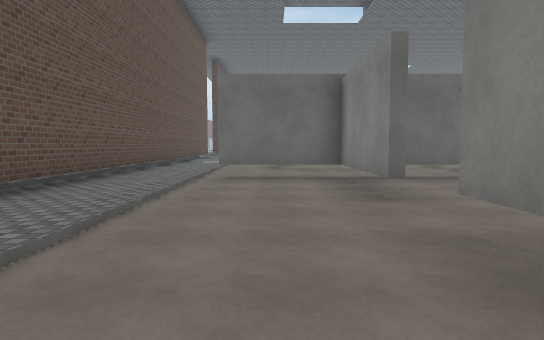
View 1 (above)

24 first-person views from a walk through a 3-D level made in the Unity game engine. The camera is 1.4 m above the floor, tilts 4° down and sees 75° across. The floor is counted in squares, 2 m on a side. Each view is taken from the middle of a square. On the plan, view 1 faces up. The plan holds only what a view shows up to about 11 squares ahead; the rest is blank. The place goes on beyond the plan. The player is left out. Surface patterns are stand-ins for the level's own textures.

View 2
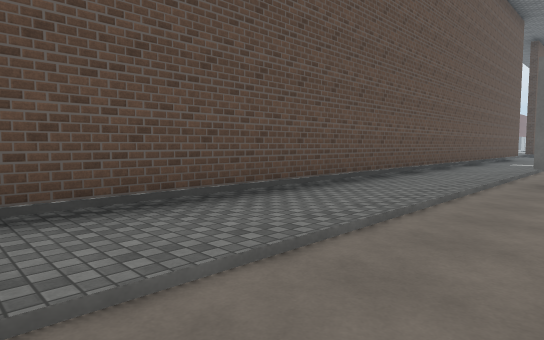

View 3
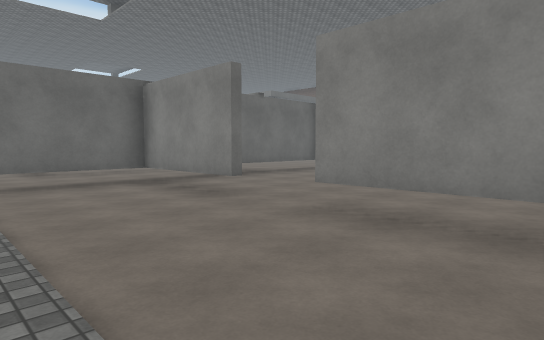

View 4
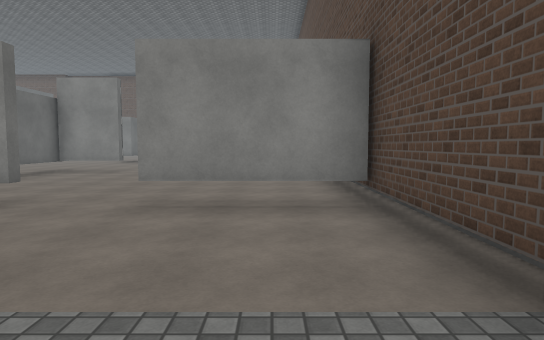

View 5
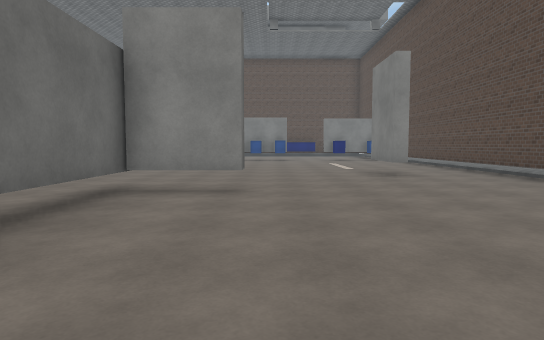

View 6
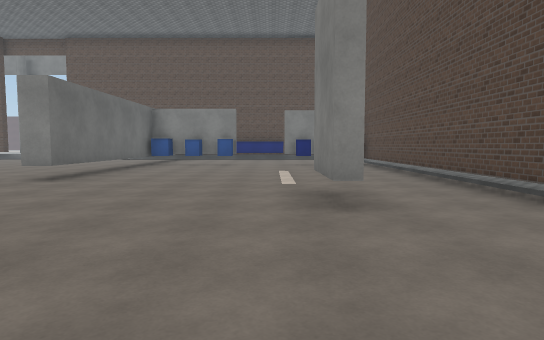

View 7
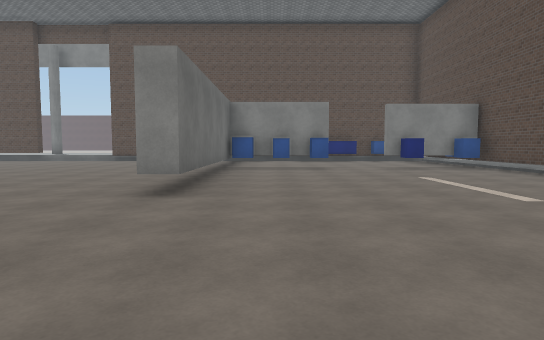

View 8
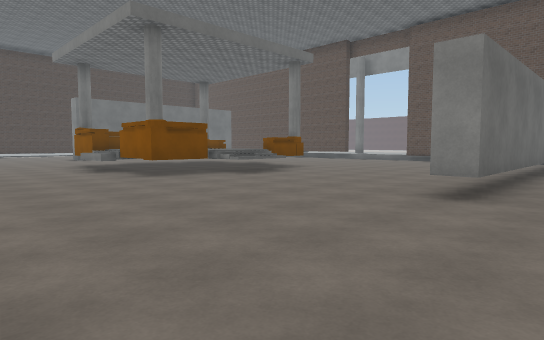

View 9
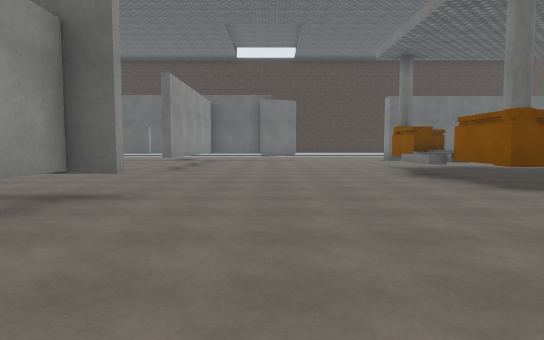

View 10
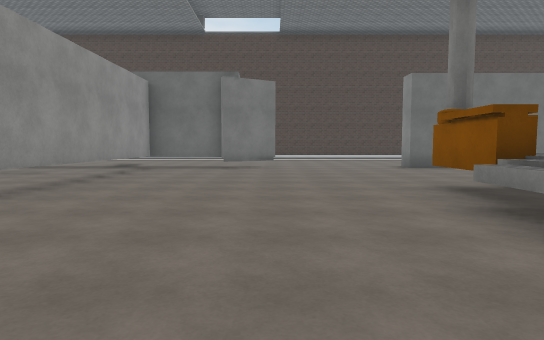

View 11
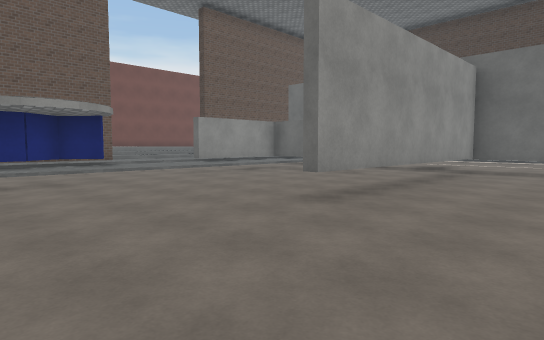

View 12
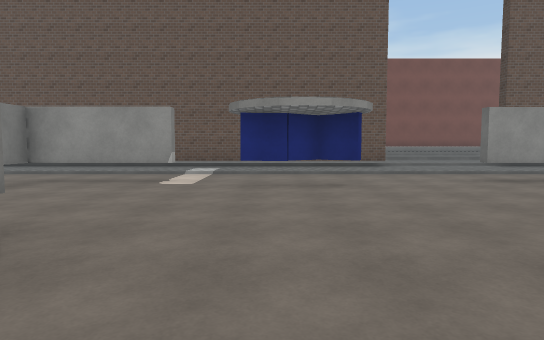

View 13
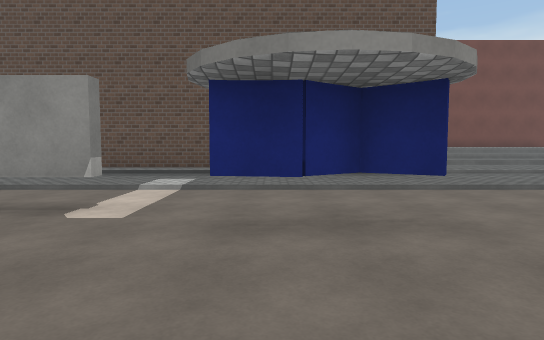

View 14
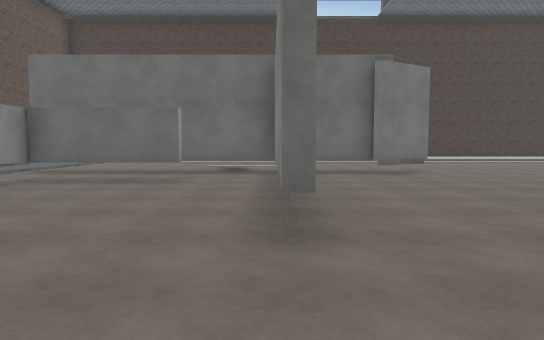

View 15
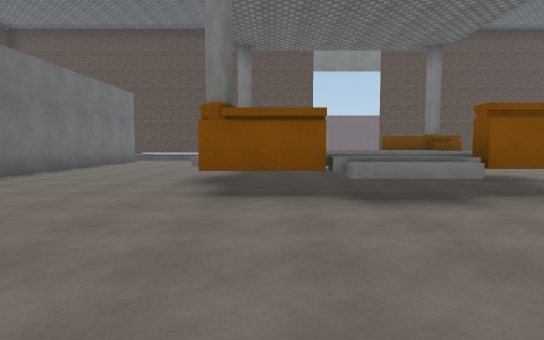

View 16
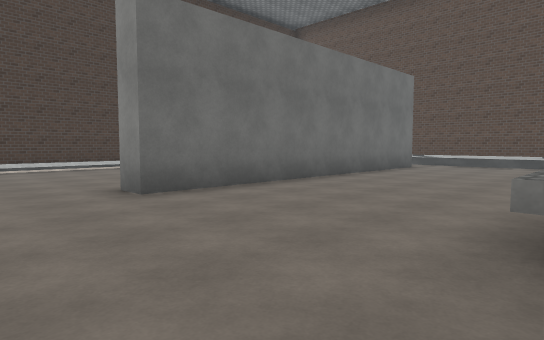

View 17
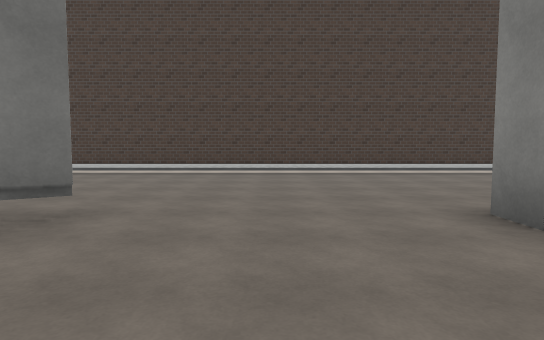

View 18
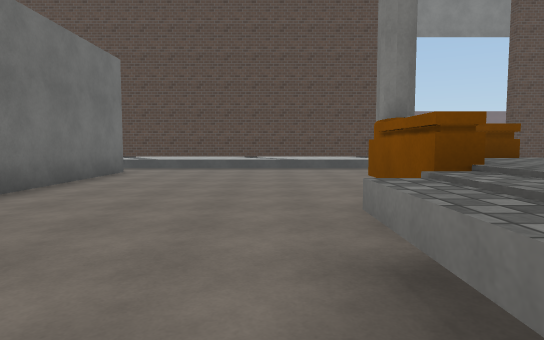

View 19
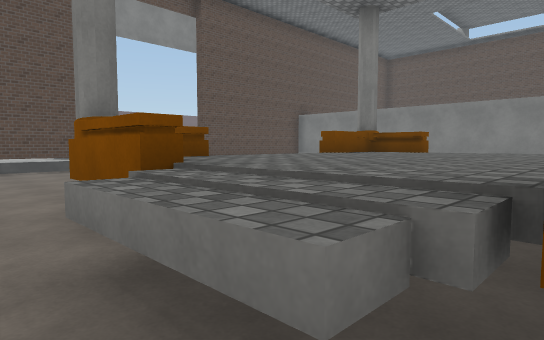

View 20
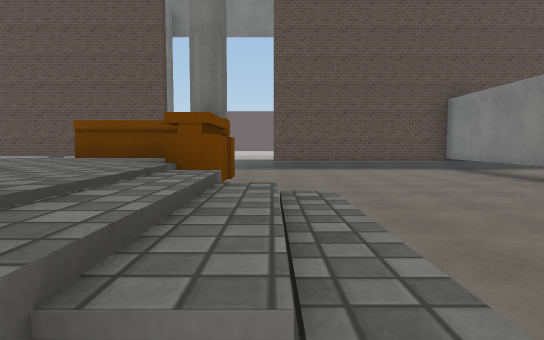

View 21
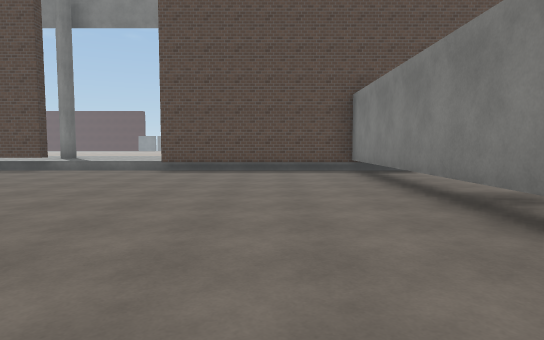

View 22
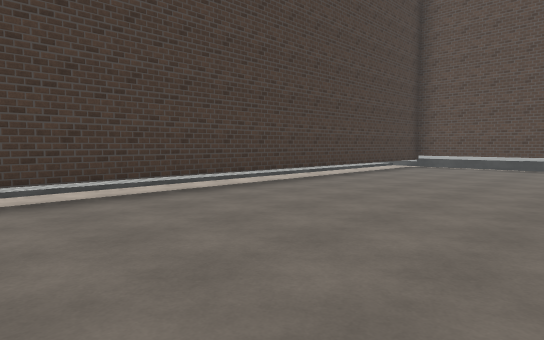

View 23
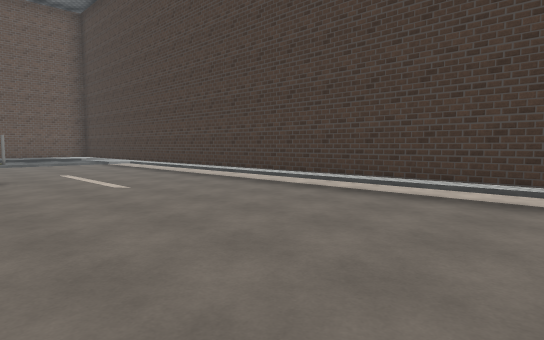

View 24
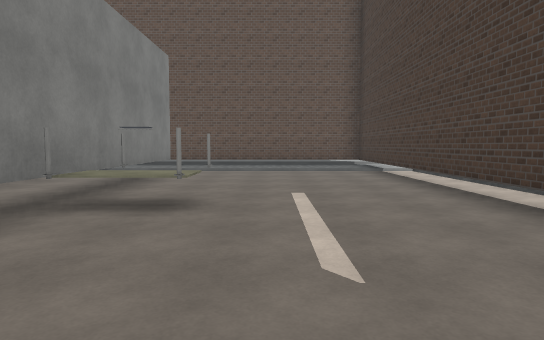

### Floor plan
Key: @ floor where view 1 was taken; # wall or solid block; x gap in a wall; . main floor; : floor 0.25 m higher than the main floor; / step, stairs or slope; ^ raised ledge; T thing the floor can be seen under or through; O other object.
Columns run from 7 left of view 1 to 23 right of it. Each row starts with its distance up from view 1.
 31      :////////////////////////
 30     ###########################
 29     ::........................#
 28     ::........................#
 27     ::........................#
 26     ::....OO..................
 25     ::.....O............
 24     ::.TTTTTTTTTT....########x#
 23     ::......T.................#
 22 //: ::.TTTT.T.................#
 21 //::::.T....#.................#
 20 //::::.T....#.................#
 19    :::......#......OO^^O......#
 18    #::......#......#^^^^^ ....#
 17     ::.............^^^^^^     #
 16     ::..#..........^^^^^^   ...
 15     ::..#..........x^^^^^  ....
 14    #::.............Ox^^^O......
 13    #::.T....#........^^........
 12    #::.T....#.................#
 11    #::.T.. . .................#
 10    #::.TT  . .................#
  9    #::......  ................#
  8    #::...... .................#
  7    #::TTT TTTTT.....##########
  6    #::..T.....#..........O#...
  5    #::..T................O#
  4    #::.....................
  3    #::.....................
  2    #::..T........##......O#
  1    #::..T.... ............#
  0    ##:.@#....  ..........O#
 -1       ####      #########
 -2                   ::

Where each view was taken, in squares from view 1:
view 1: 0 up, 0 right, facing up
view 2: 0 up, 0 right, facing up-left
view 3: 0 up, 2 left, facing up-right
view 4: 1 up, 3 left, facing right
view 5: 5 up, 2 right, facing right
view 6: 3 up, 6 right, facing right
view 7: 6 up, 8 right, facing right
view 8: 6 up, 8 right, facing up-right
view 9: 8 up, 8 right, facing up
view 10: 13 up, 9 right, facing up
view 11: 14 up, 8 right, facing up-left
view 12: 15 up, 7 right, facing left
view 13: 15 up, 4 right, facing left
view 14: 15 up, 5 right, facing up
view 15: 18 up, 7 right, facing right
view 16: 19 up, 11 right, facing up-right
view 17: 21 up, 11 right, facing up
view 18: 20 up, 13 right, facing right
view 19: 20 up, 13 right, facing down-right
view 20: 13 up, 13 right, facing right
view 21: 10 up, 14 right, facing right
view 22: 25 up, 12 right, facing up-right
view 23: 25 up, 12 right, facing up-left
view 24: 27 up, 8 right, facing left
